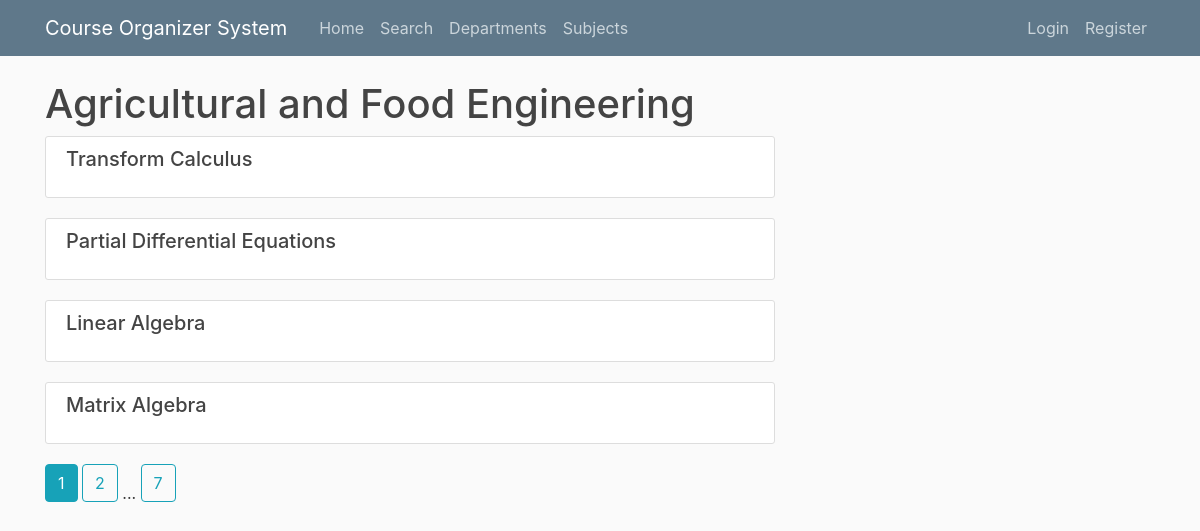
Screenshot of /departments/Agricultural and Food Engineering with the database file from the repository.
### cos/models.py (models this page shows, shortened)
class Department(db.Model):
    id = db.Column(db.Integer, primary_key=True)
    title = db.Column(db.String(100), nullable=False)
    subjects = db.relationship('Subject', backref='author', lazy=True)
    persons = db.relationship('User', backref='division', lazy=True)

class Subject(db.Model):
    id = db.Column(db.Integer, primary_key=True)
    code = db.Column(db.String(10), nullable=True)
    slot = db.Column(db.String(3), nullable=True)
    title = db.Column(db.String(100), nullable=False)
    content = db.Column(db.Text, nullable=True)
    average_rating = db.Column(db.Float, nullable=True, default=0)
    department_id = db.Column(db.Integer, db.ForeignKey(
        'department.id'), nullable=False)
    user_id = db.Column(db.Integer, db.ForeignKey('user.id'), nullable=True)
    reviews = db.relationship('Review', backref='receiver', lazy=True)

### cos/routes.py (the view, shortened to what this page needs)
@app.route("/departments/<title>", methods=['POST', 'GET'])
def view_department(title):
    form = SortForm()
    department = Department.query.filter_by(title=title).first_or_404()
    page = request.args.get('page', 1, type=int)
    subjects = Subject.query.paginate(page=page, per_page=4)
    return render_template('view_department.html', department=department, subjects=subjects, form=form)

### cos/templates/view_department.html (shortened to what this page needs)
{% extends "layout.html" %}
{% block content %}
    <h1>{{ department.title }}</h1>
    {% for subject in subjects.items %}
        <article class="media content-section">
          <div class="media-body">
            <h2 style="font-size:20px"><a class="article-title" href="{{ url_for('view_subject_details', subject_title=subject.title) }}">{{ subject.title }}</a></h2>
          </div>
        </article>
    {% endfor %}
    {% for page_num in subjects.iter_pages(left_edge=1, right_edge=1, left_current=1, right_current=2) %}
      {% if page_num %}
        {% if subjects.page == page_num %}
          <a class="btn btn-info mb-4" href="{{ url_for('view_department',title=department.title, page=page_num) }}">{{ page_num }}</a>
        {% else %}
          <a class="btn btn-outline-info mb-4" href="{{ url_for('view_department',title=department.title, page=page_num) }}">{{ page_num }}</a>
        {% endif %}
      {% else %}
        ...
      {% endif %}
    {% endfor %}
{% endblock content %}

### cos/static/main.css (style rules this page uses)
body { background: #fafafa; color: #333333; margin-top: 5rem; }
h1, h2, h3, h4, h5, h6 { color: #444444; }
.content-section { background: #ffffff; padding: 10px 20px; border: 1px solid #dddddd; border-radius: 3px; margin-bottom: 20px; }
.article-title { color: #444444; }

### rows the page displays
Department: title "Agricultural and Food Engineering"
Subject: title "Transform Calculus"
Subject: title "Partial Differential Equations"
Subject: title "Linear Algebra"
Subject: title "Matrix Algebra"

### other values shown
{{ page_num }} "1"
{{ page_num }} "2" "7"
